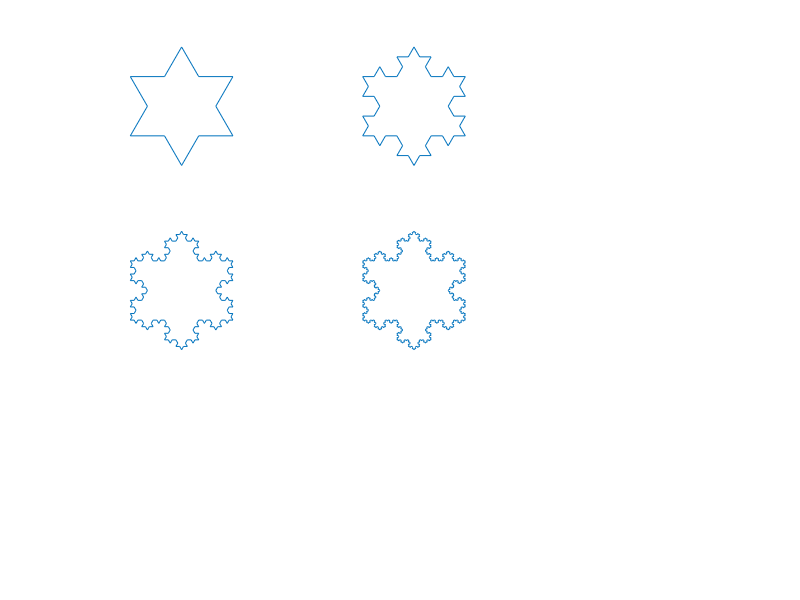

The MATLAB script that drew this image:
% draw a Koch set, of depths up to 6
r3=sqrt(3)/2;
z=[0 0.5+i*r3 1];
for n=[1 2 4 5], 
   nz=size(z,2)-1;
   r=diff([z 0])/3;
   z=[z;z+r;z+(1.5+i*r3)*r;z+2*r];
   z=conj(z(:)');
   subplot(3,3,n)
   plot([z 0]),hold on
   axis('off'),axis('image')
end
hold off
exportgraphics(gcf,'koch.pdf') % post-2020
%print('-depsc','koch') % pre-2020
